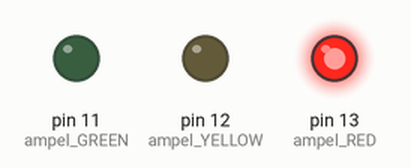
Bench run of a sketch on a simulated Arduino Uno, built with avr-gcc and run on an emulated ATmega328P. Shown: output pins drawn as LEDs (lit = HIGH).

Above: at 0.5 s.
At 3.0 s:
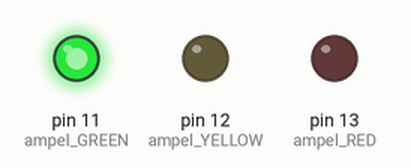
At 4.5 s:
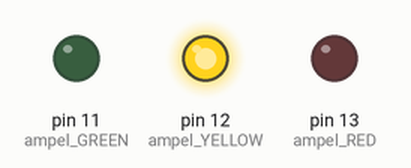
At 9.5 s:
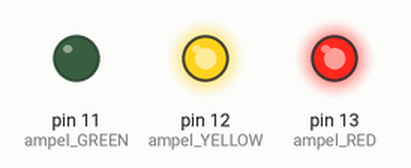
Timing chart, 0 to 10.4 s (numbered marks = the images above):
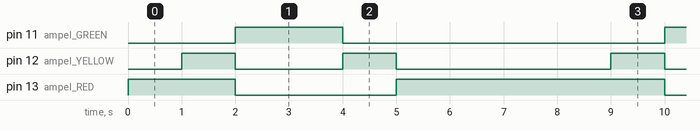

The sketch:

Ampel.ino
```cpp
int ampel_RED = 13;
int ampel_YELLOW = 12;
int ampel_GREEN = 11;

void setup() {

  // put your setup code here, to run once:
  pinMode(2,INPUT);
  pinMode(3,INPUT);
  pinMode(ampel_GREEN,OUTPUT);
  pinMode(ampel_YELLOW,OUTPUT);
  pinMode(ampel_RED,OUTPUT);

}

void loop() {
  // put your main code here, to run repeatedly:
  digitalWrite(ampel_RED, HIGH);
  delay(1000);
  digitalWrite(ampel_RED, HIGH);
  digitalWrite(ampel_YELLOW, HIGH);
  delay(1000);
  digitalWrite(ampel_YELLOW, LOW);
  digitalWrite(ampel_RED, LOW);
  digitalWrite(ampel_GREEN, HIGH);
  delay(2000);
  digitalWrite(ampel_GREEN, LOW);
  digitalWrite(ampel_YELLOW, HIGH);
  delay(1000);
  digitalWrite(ampel_YELLOW, LOW);
  digitalWrite(ampel_RED, HIGH);
  delay(3000);

}
```

Measured:
- by itself, pin 11 (ampel_GREEN): alternates HIGH for 2.0 s and LOW for 6.0 s
- by itself, pin 12 (ampel_YELLOW): repeats every 8.0 s: LOW 2.0 s, HIGH 1.0 s, LOW 4.0 s, HIGH 1.0 s
- by itself, pin 13 (ampel_RED): repeats every 8.0 s: LOW 3.0 s, HIGH 5.0 s
